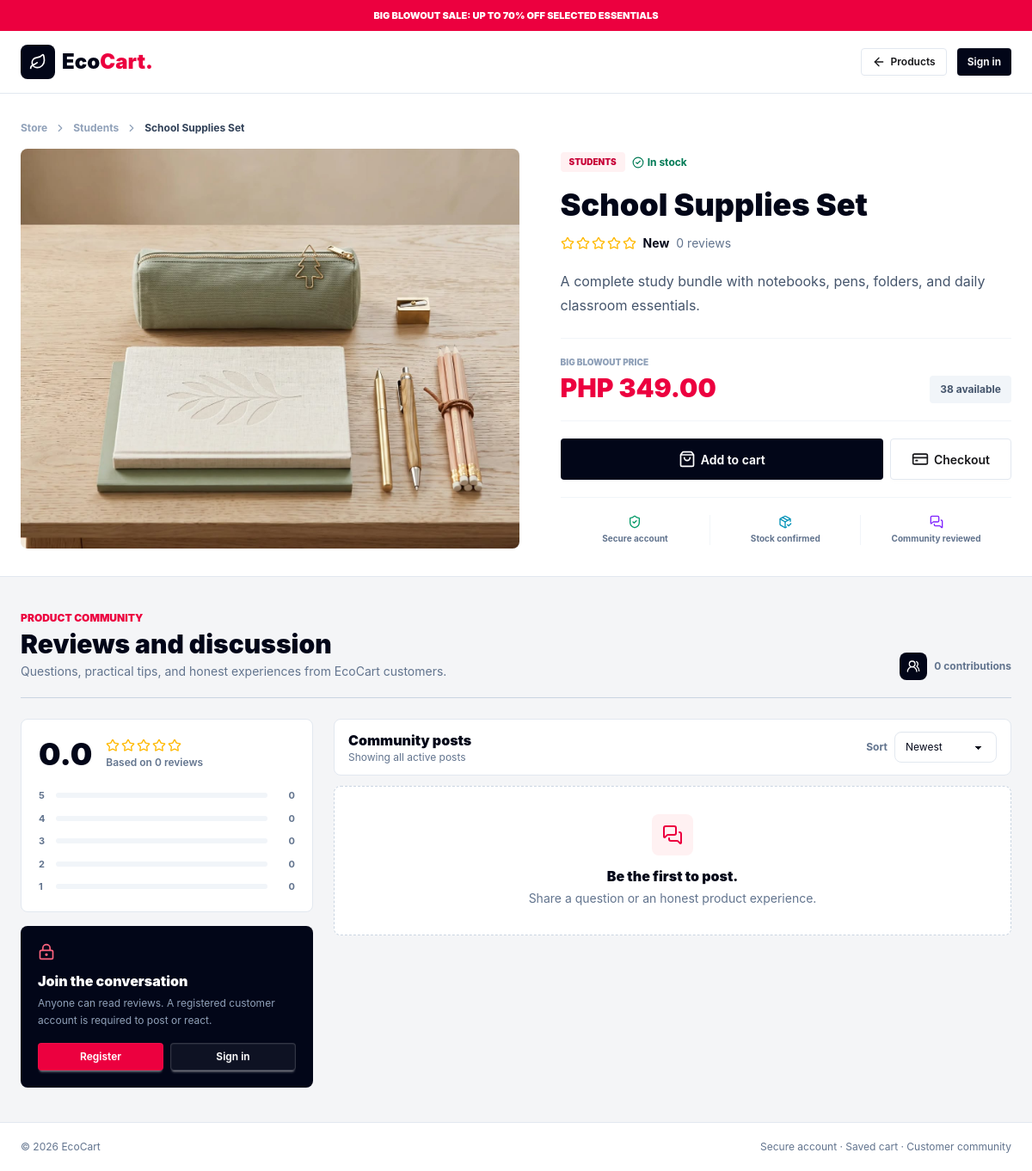
Screenshot of /product.php?id=1 with the database file from the repository.
### tables this page shows
CREATE TABLE IF NOT EXISTS products (
  id INT UNSIGNED AUTO_INCREMENT PRIMARY KEY,
  name VARCHAR(120) NOT NULL,
  category VARCHAR(60) NOT NULL,
  description TEXT NOT NULL,
  price DECIMAL(10, 2) NOT NULL,
  stock INT UNSIGNED NOT NULL DEFAULT 0,
  image_url VARCHAR(500) NOT NULL,
  is_active TINYINT(1) NOT NULL DEFAULT 1,
  created_at TIMESTAMP DEFAULT CURRENT_TIMESTAMP,
  UNIQUE KEY products_name_unique (name)
);

### product.php (the view, shortened to what the rows shown need)
<?php
require_once __DIR__ . '/includes/scene.php';
$sceneState = read_scene_state();
$productId = max(0, (int) ($_GET['id'] ?? ($_SESSION['last_product_id'] ?? 0)));
$product = product_lookup()[$productId] ?? null;
$cartProduct = [
    'id' => (int) $product['id'],
    'name' => (string) $product['name'],
    'price' => (float) $product['price'],
    'category' => (string) $product['category'],
    'image_url' => (string) $product['image_url'],
];
$productJson = htmlspecialchars((string) json_encode($cartProduct), ENT_QUOTES);
?>
<!doctype html>
<html lang="en" data-theme="light">
<head>
    <link href="public/output-public.css?v=<?= htmlspecialchars((string) @filemtime(__DIR__ . '/public/output-public.css')) ?>" rel="stylesheet">
</head>
<body class="min-h-screen bg-[#f4f5f7] text-slate-950" data-scene-client data-scene-view="storefront" data-scene-cue="<?= htmlspecialchars((string) $sceneState['cue']) ?>" data-scene-revision="<?= (int) $sceneState['revision'] ?>" data-scene-updated="<?= htmlspecialchars((string) $sceneState['updated_at']) ?>">
    <main>
        <section class="border-b border-slate-200 bg-white">
            <div class="app-shell-narrow py-5 sm:py-8">
                <nav class="mb-4 flex items-center gap-2 text-xs font-bold text-slate-400" aria-label="Breadcrumb"><a class="hover:text-rose-600" href="index.php">Store</a><i data-lucide="chevron-right" class="h-3.5 w-3.5"></i><a class="hover:text-rose-600" href="index.php#products"><?= htmlspecialchars((string) $product['category']) ?></a><i data-lucide="chevron-right" class="h-3.5 w-3.5"></i><span class="truncate text-slate-700"><?= htmlspecialchars((string) $product['name']) ?></span></nav>
                <div class="grid gap-7 lg:grid-cols-[minmax(0,1.05fr)_minmax(400px,0.95fr)] lg:gap-12">
                    <div class="flex min-w-0 flex-col justify-center py-1">
                        <div class="flex flex-wrap items-center gap-2"><span class="rounded bg-rose-50 px-2.5 py-1 text-[10px] font-black uppercase text-rose-700"><?= htmlspecialchars((string) $product['category']) ?></span><?php if ((int) $product['stock'] > 0): ?><span class="flex items-center gap-1 text-xs font-bold text-emerald-700"><i data-lucide="circle-check" class="h-3.5 w-3.5"></i> In stock</span><?php endif; ?></div>
                        <h1 class="mt-4 text-3xl font-black leading-tight sm:text-4xl"><?= htmlspecialchars((string) $product['name']) ?></h1>
                        <a class="mt-3 flex w-fit flex-wrap items-center gap-2" href="#discussion"><span class="flex items-center gap-0.5 text-amber-400"></span><strong class="text-sm"></strong><span class="text-sm text-slate-500"></span></a>
                        <p class="mt-5 max-w-xl text-sm leading-6 text-slate-600 sm:text-base sm:leading-7"><?= htmlspecialchars((string) $product['description']) ?></p>
                        <div class="mt-6 flex flex-wrap items-end justify-between gap-3 border-y border-slate-100 py-5"><div><p class="text-[10px] font-black uppercase text-slate-400">Big Blowout price</p><p class="mt-1 text-3xl font-black text-rose-600"><?= peso((float) $product['price']) ?></p></div><p class="rounded bg-slate-100 px-3 py-2 text-xs font-bold text-slate-600"><?= (int) $product['stock'] ?> available</p></div>
                        <div class="mt-5 grid gap-2 sm:grid-cols-[1fr_auto]"><button class="btn min-h-12 border-0 bg-slate-950 px-8 text-white hover:bg-rose-600" type="button" data-add-product="<?= $productJson ?>"></button><a class="btn min-h-12 border-slate-200 bg-white px-6" href="checkout.php"></a></div>
                        <div class="mt-5 grid grid-cols-3 divide-x divide-slate-100 border-t border-slate-100 pt-5 text-center"><div class="px-2"></div><div class="px-2"></div><div class="px-2"></div></div>
                    </div>
                </div>
            </div>
        </section>
        <section class="app-shell-narrow py-8 sm:py-10" id="discussion">
            <div class="flex flex-col gap-3 border-b border-slate-300 pb-5 sm:flex-row sm:items-end sm:justify-between">
                <div><h2 class="mt-1 text-3xl font-black">Reviews and discussion</h2></div>
            </div>
        </section>
    </main>
</body>
</html>

### rows the page displays
products: category "Students", name "School Supplies Set", category "STUDENTS", description "A complete study bundle with notebooks, pens, folders, and daily classroom essentials.", price "PHP 349.00", stock "38"

### other values shown
$reviewCount "0"
$ratingBreakdown[$rating] "0"
